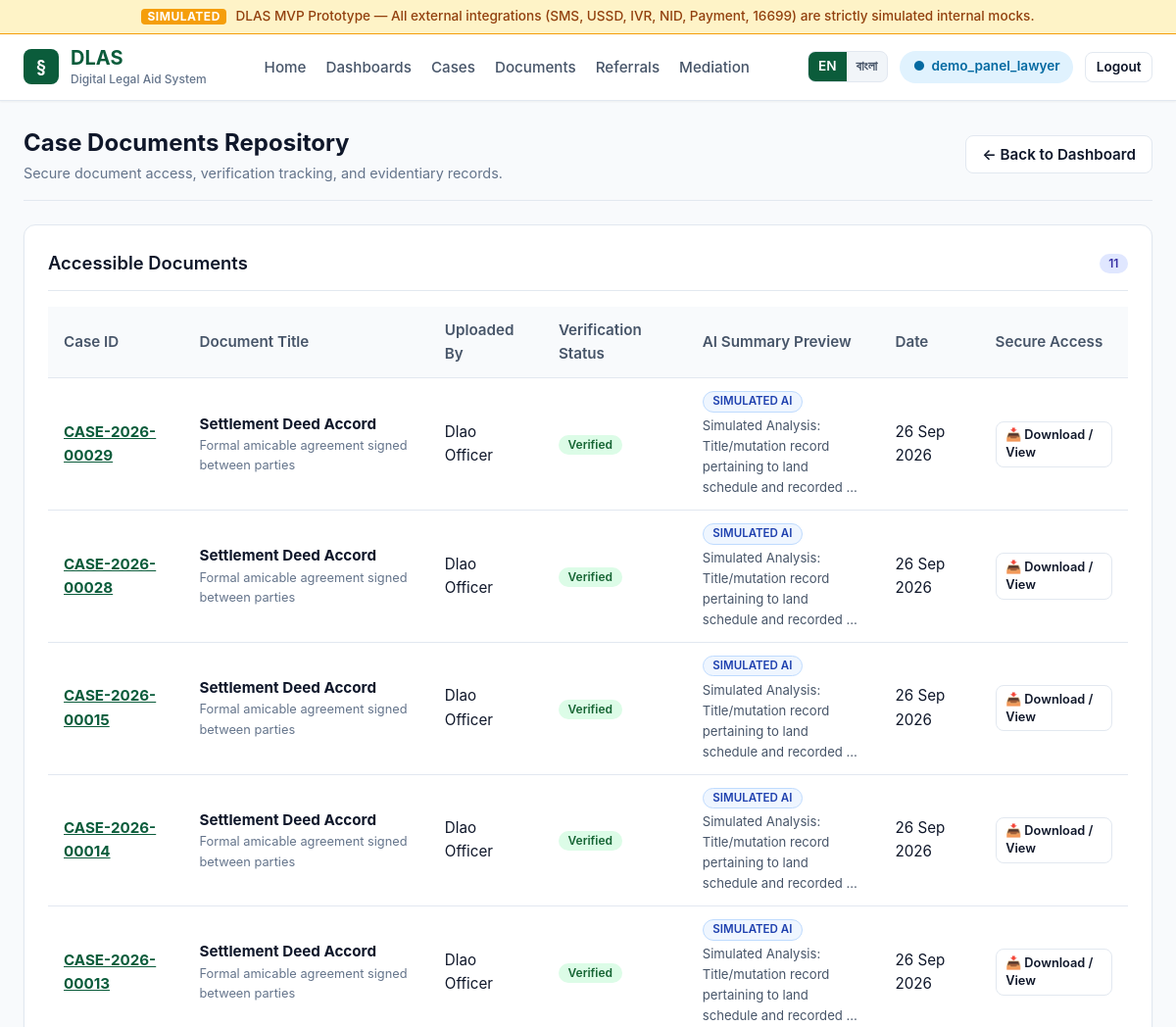
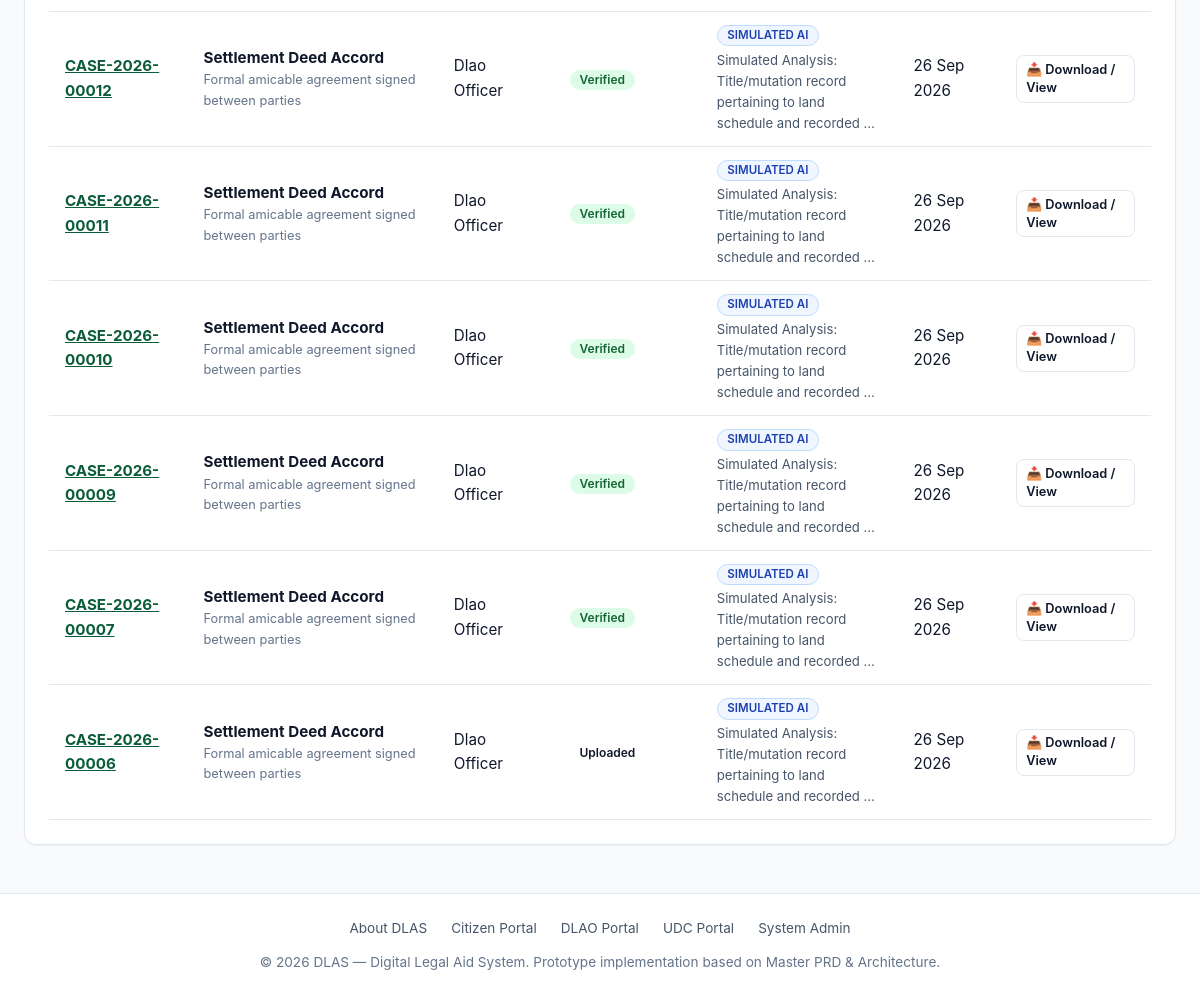
Page /documents/ (signed in) on the committed database (2 pictures, top to bottom).
### documents/models.py (models this page shows, shortened)
class Document(models.Model):
    STATUS_UPLOADED = 'uploaded'
    STATUS_VERIFIED = 'verified'
    STATUS_MISSING = 'missing'
    STATUS_UNREADABLE = 'unreadable'
    STATUS_CHOICES = [
        (STATUS_UPLOADED, 'Uploaded'),
        (STATUS_VERIFIED, 'Verified'),
        (STATUS_MISSING, 'Missing Information'),
        (STATUS_UNREADABLE, 'Unreadable/Blurry'),
    ]
    case = models.ForeignKey(
        'cases.CaseRecord',
        on_delete=models.CASCADE,
        related_name='documents'
    )
    uploaded_by = models.ForeignKey(
        User,
        on_delete=models.PROTECT,
        related_name='uploaded_documents'
    )
    title = models.CharField(max_length=255)
    file = models.FileField(upload_to='documents/%Y/%m/')
    status = models.CharField(max_length=32, choices=STATUS_CHOICES, default=STATUS_UPLOADED)
    description = models.TextField(blank=True)
    ai_summary = models.TextField(null=True, blank=True)
    ai_confidence = models.FloatField(null=True, blank=True)
    created_at = models.DateTimeField(auto_now_add=True)
    updated_at = models.DateTimeField(auto_now=True)
    class Meta:
        ordering = ['-created_at']
        verbose_name = 'Document'
        verbose_name_plural = 'Documents'

### cases/models.py (models this page shows, shortened)
class CaseRecord(models.Model):
    PRIORITY_LOW = 'LOW'
    PRIORITY_MEDIUM = 'MEDIUM'
    PRIORITY_HIGH = 'HIGH'
    PRIORITY_URGENT = 'URGENT'
    PRIORITY_CHOICES = [
        (PRIORITY_LOW, 'Low'),
        (PRIORITY_MEDIUM, 'Medium'),
        (PRIORITY_HIGH, 'High'),
        (PRIORITY_URGENT, 'Urgent'),
    ]
    STATUS_ACCEPTED = 'ACCEPTED'
    STATUS_IN_PROGRESS = 'IN_PROGRESS'
    STATUS_REFERRED = 'REFERRED'
    STATUS_MEDIATION = 'MEDIATION'
    STATUS_RESOLVED = 'RESOLVED'
    STATUS_CLOSED = 'CLOSED'
    STATUS_CHOICES = [
        (STATUS_ACCEPTED, 'Accepted'),
        (STATUS_IN_PROGRESS, 'In Progress'),
        (STATUS_REFERRED, 'Referred'),
        (STATUS_MEDIATION, 'Mediation'),
        (STATUS_RESOLVED, 'Resolved'),
        (STATUS_CLOSED, 'Closed'),
    ]
    case_id = models.CharField(max_length=64, unique=True, db_index=True)
    application = models.OneToOneField(
        Application,
        on_delete=models.PROTECT,
        related_name='case_record'
    )
    assigned_officer = models.ForeignKey(
        User,
        on_delete=models.PROTECT,
        related_name='assigned_officer_cases'
    )
    assigned_lawyer = models.ForeignKey(
        User,
        null=True,
        blank=True,
        on_delete=models.SET_NULL,
        related_name='assigned_lawyer_cases'
    )
    priority = models.CharField(max_length=20, choices=PRIORITY_CHOICES, default=PRIORITY_MEDIUM)
    status = models.CharField(max_length=32, choices=STATUS_CHOICES, default=STATUS_ACCEPTED)
    accepted_at = models.DateTimeField(default=timezone.now)
    closed_at = models.DateTimeField(null=True, blank=True)
    created_at = models.DateTimeField(auto_now_add=True)
    updated_at = models.DateTimeField(auto_now=True)
    class Meta:
        ordering = ['-created_at']
        verbose_name = 'Case Record'
        verbose_name_plural = 'Case Records'

### documents/views.py (the view)
# urls.py: path('', views.index, name='index'),
def index(request):
    documents = []
    if request.user.is_authenticated:
        user = request.user
        role = getattr(getattr(user, 'profile', None), 'role', None)
        if has_role(user, [UserProfile.ROLE_DLAO_OFFICER, UserProfile.ROLE_DLAO_SUPPORT_STAFF, UserProfile.ROLE_ADMIN]):
            documents = Document.objects.all().select_related('case', 'uploaded_by').order_by('-created_at')
        elif role == UserProfile.ROLE_CITIZEN:
            documents = Document.objects.filter(case__application__applicant_user=user).select_related('case', 'uploaded_by').order_by('-created_at')
        elif role == UserProfile.ROLE_PANEL_LAWYER:
            documents = Document.objects.filter(case__assigned_lawyer=user).select_related('case', 'uploaded_by').order_by('-created_at')
    return render(request, 'documents/index.html', {'documents': documents})

### accounts/permissions.py (called while the page is built)
def get_user_role(user):
    if not user or not user.is_authenticated:
        return None
    if user.is_superuser:
        return UserProfile.ROLE_ADMIN
    if hasattr(user, 'profile'):
        return user.profile.role
    return None

def has_role(user, allowed_roles):
    if not user or not user.is_authenticated:
        return False
    if user.is_superuser:
        return True
    if isinstance(allowed_roles, str):
        allowed_roles = [allowed_roles]
    role = get_user_role(user)
    return role in allowed_roles

### core/context_processors.py (called while the page is built)
def language_context(request):
    lang = request.session.get('django_language') or request.COOKIES.get('django_language', 'en')
    if lang not in ['en', 'bn']:
        lang = 'en'
    return {
        'current_language': lang,
        'is_bangla': (lang == 'bn'),
        'is_english': (lang == 'en'),
    }

### core/templatetags/dlas_tags.py (called while the page is built)
@register.simple_tag(takes_context=True)
def tr(context, en_text, bn_text):
    is_bangla = context.get('is_bangla', False)
    return bn_text if is_bangla else en_text

### templates/documents/index.html (shortened to what this page needs)
{% extends 'base.html' %}
{% load dlas_tags %}
{% block content %}
<div class="dashboard-header">
  <div>
    <h2>{% tr "Case Documents Repository" "মামলার নথিপত্র সংগ্রহশালা" %}</h2>
    <p style="color: var(--text-muted); font-size: 0.9rem;">
      {% tr "Secure document access, verification tracking, and evidentiary records." "নিরাপদ নথি সংরক্ষণ, যাচাইকরণ ট্র্যাকিং ও প্রমাণিক নথিপত্র।" %}
    </p>
  </div>
  <div>
    <a href="{% url 'dashboard:index' %}" class="btn btn-secondary">
      &larr; {% tr "Back to Dashboard" "ড্যাশবোর্ডে ফিরুন" %}
    </a>
  </div>
</div>
<div class="card">
  <div class="card-header">
    <h3 class="card-title">{% tr "Accessible Documents" "উপলব্ধ নথিপত্র" %}</h3>
    <span class="badge badge-in-progress">{{ documents|length }}</span>
  </div>
  {% if documents %}
    <div class="table-responsive">
      <table class="table">
        <thead>
          <tr>
            <th>{% tr "Case ID" "মামলা আইডি" %}</th>
            <th>{% tr "Document Title" "নথির শিরোনাম" %}</th>
            <th>{% tr "Uploaded By" "আপলোড করেছেন" %}</th>
            <th>{% tr "Verification Status" "যাচাই অবস্থা" %}</th>
            <th>{% tr "AI Summary Preview" "এআই সংক্ষিপ্তসার" %}</th>
            <th>{% tr "Date" "তারিখ" %}</th>
            <th>{% tr "Secure Access" "নিরাপদ অ্যাক্সেস" %}</th>
          </tr>
        </thead>
        <tbody>
          {% for doc in documents %}
            <tr>
              <td>
                <a href="{% url 'cases:officer_case_detail' doc.case.case_id %}" style="font-weight: 700; color: var(--primary-color);">
                  {{ doc.case.case_id }}
                </a>
              </td>
              <td>
                <strong>{{ doc.title }}</strong>
                {% if doc.description %}
                  <div style="font-size: 0.8rem; color: var(--text-muted);">{{ doc.description|truncatewords:8 }}</div>
                {% endif %}
              </td>
              <td>{{ doc.uploaded_by.get_full_name|default:doc.uploaded_by.username }}</td>
              <td>
                <span class="badge
                  {% if doc.status == 'verified' %}badge-accepted
                  {% elif doc.status == 'missing' %}badge-emergency
                  {% elif doc.status == 'unreadable' %}badge-rejected
                  {% else %}badge-pending{% endif %}">
                  {{ doc.get_status_display }}
                </span>
              </td>
              <td style="max-width: 250px; font-size: 0.82rem; color: var(--text-secondary);">
                {% if doc.ai_summary %}
                  <span class="badge" style="background: #eff6ff; color: #1e40af; border: 1px solid #bfdbfe; font-size: 0.72rem; margin-bottom: 0.2rem;">
                    {% tr "SIMULATED AI" "সিমুলেটেড এআই" %}
                  </span><br>
                  {{ doc.ai_summary|truncatewords:10 }}
                {% else %}
                  <span style="color: var(--text-muted);">—</span>
                {% endif %}
              </td>
              <td>{{ doc.created_at|date:"d M Y" }}</td>
              <td>
                <a href="{% url 'documents:document_download' doc.id %}" target="_blank" class="btn btn-secondary" style="padding: 0.3rem 0.6rem; font-size: 0.8rem;">
                  📥 {% tr "Download / View" "ডাউনলোড / দেখুন" %}
                </a>
              </td>
            </tr>
          {% endfor %}
        </tbody>
      </table>
    </div>
  {% endif %}
</div>
{% endblock %}

### templates/base.html (shortened to what this page needs)
{% load static %}
{% load dlas_tags %}
<!DOCTYPE html>
<html lang="{% if is_bangla %}bn{% else %}en{% endif %}">
<head>
  <link rel="stylesheet" href="{% static 'css/style.css' %}">
</head>
<body>
  <div class="proto-banner">
    <span class="badge">{% tr "SIMULATED" "সিমুলেটেড" %}</span>
    {% tr "DLAS MVP Prototype — All external integrations (SMS, USSD, IVR, NID, Payment, 16699) are strictly simulated internal mocks." "ডিএলএএস প্রোটোটাইপ — সমস্ত বাহ্যিক সেবা (এসএমএস, ইউএসএসডি, আইভিআর, এনআইডি, পেমেন্ট, ১৬৬৯৯) কৃত্রিম মক দ্বারা প্রদর্শিত।" %}
  </div>
  <header class="navbar">
    <div class="nav-container">
      <a href="{% url 'core:landing' %}" class="brand-link">
        <div class="brand-logo-icon">§</div>
        <div>
          <div class="brand-title">{% tr "DLAS" "ডিএলএএস" %}</div>
          <div class="brand-subtitle">{% tr "Digital Legal Aid System" "ডিজিটাল আইনি সহায়তা ব্যবস্থা" %}</div>
        </div>
      </a>
      <nav>
        <ul class="nav-links">
          <li><a href="{% url 'core:landing' %}">{% tr "Home" "হোম" %}</a></li>
          <li><a href="{% url 'dashboard:index' %}">{% tr "Dashboards" "ড্যাশবোর্ডসমূহ" %}</a></li>
          <li><a href="{% url 'cases:index' %}">{% tr "Cases" "মামলাসমূহ" %}</a></li>
          <li><a href="{% url 'documents:index' %}">{% tr "Documents" "নথিপত্র" %}</a></li>
          <li><a href="{% url 'referrals:index' %}">{% tr "Referrals" "রেফারেল" %}</a></li>
          <li><a href="{% url 'mediation:index' %}">{% tr "Mediation" "মধ্যস্থতা" %}</a></li>
        </ul>
      </nav>
      <div class="nav-actions">
        <div class="lang-switcher" title="Switch Language / ভাষা পরিবর্তন করুন">
          <a href="{% url 'core:set_language' 'en' %}?next={{ request.path }}" class="lang-btn {% if is_english %}active{% endif %}">EN</a>
          <a href="{% url 'core:set_language' 'bn' %}?next={{ request.path }}" class="lang-btn {% if is_bangla %}active{% endif %}">বাংলা</a>
        </div>
        {% if user.is_authenticated or request.session.active_role %}
          <div class="role-pill">
            <span>●</span>
            {% if request.session.active_role %}
              {{ request.session.active_role|title }}
            {% else %}
              {{ user.username }}
            {% endif %}
          </div>
          <a href="{% url 'accounts:logout' %}" class="btn btn-secondary btn-sm">
            {% tr "Logout" "লগআউট" %}
          </a>
        {% else %}
          <a href="{% url 'accounts:login' %}" class="btn btn-primary btn-sm">
            {% tr "Login / Demo Roles" "লগইন / রোলসমূহ" %}
          </a>
        {% endif %}
      </div>
    </div>
  </header>
  <main class="main-wrapper">
    {% block content %}
    {% endblock %}
  </main>
  <footer class="footer">
    <div class="footer-links">
      <a href="{% url 'core:landing' %}">{% tr "About DLAS" "ডিএলএএস পরিচিতি" %}</a>
      <a href="{% url 'dashboard:citizen' %}">{% tr "Citizen Portal" "নাগরিক পোর্টাল" %}</a>
      <a href="{% url 'dashboard:officer' %}">{% tr "DLAO Portal" "ডিএলএও পোর্টাল" %}</a>
      <a href="{% url 'dashboard:udc_operator' %}">{% tr "UDC Portal" "ইউডিসি পোর্টাল" %}</a>
      <a href="{% url 'dashboard:admin' %}">{% tr "System Admin" "সিস্টেম অ্যাডমিন" %}</a>
    </div>
    <p>
      &copy; 2026 {% tr "DLAS — Digital Legal Aid System. Prototype implementation based on Master PRD & Architecture." "ডিএলএএস — ডিজিটাল লিগ্যাল এইড সিস্টেম। মাস্টার পিআরডি এবং আর্কিটেকচার ভিত্তিক প্রোটোটাইপ।" %}
    </p>
  </footer>
</body>
</html>

### rows in the picture
Document: case.case_id "CASE-2026-00029", title "Settlement Deed Accord", description "Formal amicable agreement signed between parties", uploaded_by.get_full_name "Dlao Officer", status "Verified", tr "SIMULATED AI", ai_summary "Simulated Analysis: Title/mutation record pertaining to land schedule and recorded …", created_at "26 Sep 2026", tr "Download / View"
Document: case.case_id "CASE-2026-00028", title "Settlement Deed Accord", description "Formal amicable agreement signed between parties", uploaded_by.get_full_name "Dlao Officer", status "Verified", tr "SIMULATED AI", ai_summary "Simulated Analysis: Title/mutation record pertaining to land schedule and recorded …", created_at "26 Sep 2026", tr "Download / View"
Document: case.case_id "CASE-2026-00015", title "Settlement Deed Accord", description "Formal amicable agreement signed between parties", uploaded_by.get_full_name "Dlao Officer", status "Verified", tr "SIMULATED AI", ai_summary "Simulated Analysis: Title/mutation record pertaining to land schedule and recorded …", created_at "26 Sep 2026", tr "Download / View"
Document: case.case_id "CASE-2026-00014", title "Settlement Deed Accord", description "Formal amicable agreement signed between parties", uploaded_by.get_full_name "Dlao Officer", status "Verified", tr "SIMULATED AI", ai_summary "Simulated Analysis: Title/mutation record pertaining to land schedule and recorded …", created_at "26 Sep 2026", tr "Download / View"
Document: case.case_id "CASE-2026-00013", title "Settlement Deed Accord", description "Formal amicable agreement signed between parties", uploaded_by.get_full_name "Dlao Officer", status "Verified", tr "SIMULATED AI", ai_summary "Simulated Analysis: Title/mutation record pertaining to land schedule and recorded …", created_at "26 Sep 2026", tr "Download / View"
Document: case.case_id "CASE-2026-00012", title "Settlement Deed Accord", description "Formal amicable agreement signed between parties", uploaded_by.get_full_name "Dlao Officer", status "Verified", tr "SIMULATED AI", ai_summary "Simulated Analysis: Title/mutation record pertaining to land schedule and recorded …", created_at "26 Sep 2026", tr "Download / View"
Document: case.case_id "CASE-2026-00011", title "Settlement Deed Accord", description "Formal amicable agreement signed between parties", uploaded_by.get_full_name "Dlao Officer", status "Verified", tr "SIMULATED AI", ai_summary "Simulated Analysis: Title/mutation record pertaining to land schedule and recorded …", created_at "26 Sep 2026", tr "Download / View"
Document: case.case_id "CASE-2026-00010", title "Settlement Deed Accord", description "Formal amicable agreement signed between parties", uploaded_by.get_full_name "Dlao Officer", status "Verified", tr "SIMULATED AI", ai_summary "Simulated Analysis: Title/mutation record pertaining to land schedule and recorded …", created_at "26 Sep 2026", tr "Download / View"
Document: case.case_id "CASE-2026-00009", title "Settlement Deed Accord", description "Formal amicable agreement signed between parties", uploaded_by.get_full_name "Dlao Officer", status "Verified", tr "SIMULATED AI", ai_summary "Simulated Analysis: Title/mutation record pertaining to land schedule and recorded …", created_at "26 Sep 2026", tr "Download / View"
Document: case.case_id "CASE-2026-00007", title "Settlement Deed Accord", description "Formal amicable agreement signed between parties", uploaded_by.get_full_name "Dlao Officer", status "Verified", tr "SIMULATED AI", ai_summary "Simulated Analysis: Title/mutation record pertaining to land schedule and recorded …", created_at "26 Sep 2026", tr "Download / View"
Document: case.case_id "CASE-2026-00006", title "Settlement Deed Accord", description "Formal amicable agreement signed between parties", uploaded_by.get_full_name "Dlao Officer", status "Uploaded", tr "SIMULATED AI", ai_summary "Simulated Analysis: Title/mutation record pertaining to land schedule and recorded …", created_at "26 Sep 2026", tr "Download / View"

### other values in the picture
{{ user.username }} "demo_panel_lawyer"
{{ documents|length }} "11"
